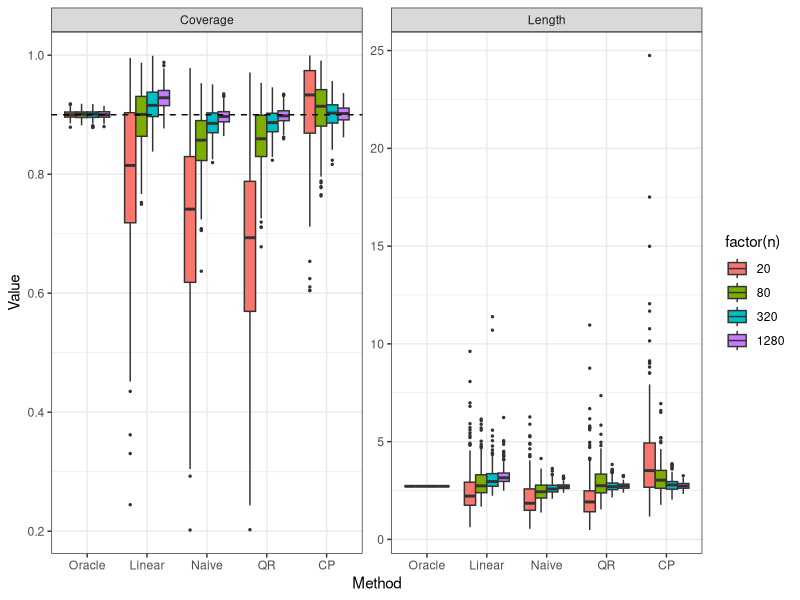

The R script that drew this image:
# =============================
# Setup
# =============================
set.seed(1)

library(ggplot2)
library(tidyr)

# -----------------------------
# Parameters
# -----------------------------
n_list <- c(20, 80, 320, 1280)
M <- 200
n_test <- 2000

alpha <- 0.1
beta  <- 2
a     <- 1
sigma <- 1

f <- function(x) beta * x + a

# t-noise
df <- 3
scale_t <- sigma / sqrt(df / (df - 2))

# Gaussian oracle (misspecified)
z <- qnorm(1 - alpha/2)

# True oracle (optional)
q_true <- qt(1 - alpha/2, df = df) * scale_t

# -----------------------------
# FAST Quantile Regression
# -----------------------------
qr_fit_fast <- function(x, y, tau) {
  
  X <- cbind(1, x)
  
  loss <- function(beta) {
    r <- y - X %*% beta
    sum((tau - (r < 0)) * r)
  }
  
  # smart initialization (OLS)
  beta_init <- coef(lm(y ~ x))
  
  optim(beta_init, loss, method = "BFGS")$par
}

qr_predict <- function(beta, x) {
  cbind(1, x) %*% beta
}

# -----------------------------
# Storage
# -----------------------------
results_all <- data.frame()

# -----------------------------
# Simulation loop
# -----------------------------
for (n in n_list) {
  
  cat("Running n =", n, "\n")
  
  n_train <- n/2
  n_cal   <- n/2
  
  cov <- len <- matrix(0, M, 5)
  colnames(cov) <- colnames(len) <- c("Oracle","Linear","Naive","QR","CP")
  
  for (m in 1:M) {
    
    # -------------------------
    # Data
    # -------------------------
    gen_data <- function(n) {
      x <- runif(n, -1, 1)
      eps <- rt(n, df = df) * scale_t
      y <- f(x) + eps
      list(x = x, y = y)
    }
    
    train <- gen_data(n_train)
    cal   <- gen_data(n_cal)
    test  <- gen_data(n_test)
    
    # -------------------------
    # Fit linear model ONCE
    # -------------------------
    lm_fit <- lm(y ~ x, data = data.frame(x = train$x, y = train$y))
    
    pred_train <- predict(lm_fit)
    pred_cal   <- predict(lm_fit, newdata = data.frame(x = cal$x))
    pred_test  <- predict(lm_fit, newdata = data.frame(x = test$x))
    
    # FIX for predict naming
    pred_cal  <- coef(lm_fit)[1] + coef(lm_fit)[2] * cal$x
    pred_test <- coef(lm_fit)[1] + coef(lm_fit)[2] * test$x
    
    # -------------------------
    # (i) Oracle
    # -------------------------
    # False oracle
    # oracle_l <- f(test$x) - z * sigma
    # oracle_u <- f(test$x) + z * sigma
    
    # (optional) TRUE oracle:
    oracle_l <- f(test$x) - q_true
    oracle_u <- f(test$x) + q_true
    
    
    # -------------------------
    # (ii) Linear
    # -------------------------
    sigma_hat <- sqrt(mean((train$y - pred_train)^2))
    lin_l <- pred_test - z * sigma_hat
    lin_u <- pred_test + z * sigma_hat
    
    # -------------------------
    # Residuals
    # -------------------------
    res_train <- train$y - pred_train
    
    # -------------------------
    # (iii) Naive
    # -------------------------
    ql <- quantile(res_train, alpha/2)
    qu <- quantile(res_train, 1 - alpha/2)
    
    naive_l <- pred_test + ql
    naive_u <- pred_test + qu
    
    # -------------------------
    # (iv) TRUE QR (optim)
    # -------------------------
    beta_low  <- qr_fit_fast(train$x, train$y, alpha/2)
    beta_high <- qr_fit_fast(train$x, train$y, 1 - alpha/2)
    
    qr_l <- qr_predict(beta_low, test$x)
    qr_u <- qr_predict(beta_high, test$x)
    
    # -------------------------
    # (v) Conformal
    # -------------------------
    res_cal <- abs(cal$y - pred_cal)
    k <- ceiling((n_cal + 1) * (1 - alpha))

    q_cp <- sort(res_cal)[k]
    
    cp_l <- pred_test - q_cp
    cp_u <- pred_test + q_cp
    
    # -------------------------
    # Metrics (vectorized)
    # -------------------------
    coverage <- function(l, u) mean(test$y >= l & test$y <= u)
    length   <- function(l, u) mean(u - l)
    
    cov[m,] <- c(
      coverage(oracle_l, oracle_u),
      coverage(lin_l, lin_u),
      coverage(naive_l, naive_u),
      coverage(qr_l, qr_u),
      coverage(cp_l, cp_u)
    )
    
    len[m,] <- c(
      length(oracle_l, oracle_u),
      length(lin_l, lin_u),
      length(naive_l, naive_u),
      length(qr_l, qr_u),
      length(cp_l, cp_u)
    )
  }
  
  results_all <- rbind(results_all, data.frame(
    n = n,
    Method = rep(colnames(cov), each = M),
    Coverage = as.vector(cov),
    Length   = as.vector(len)
  ))
}

# -----------------------------
# Order methods
# -----------------------------
results_all$Method <- factor(
  results_all$Method,
  levels = c("Oracle","Linear","Naive","QR","CP")
)

# -----------------------------
# Reshape
# -----------------------------
results_long <- pivot_longer(
  results_all,
  cols = c(Coverage, Length),
  names_to = "Metric",
  values_to = "Value"
)

# -----------------------------
# Plot
# -----------------------------
p <- ggplot(results_long,
            aes(x = Method, y = Value, fill = factor(n))) +
  geom_boxplot(outlier.size = 0.5,
               position = position_dodge(0.75)) +
  facet_wrap(~ Metric, scales = "free_y") +
  geom_hline(
    data = data.frame(Metric = "Coverage"),
    aes(yintercept = 1 - alpha),
    linetype = "dashed",
    inherit.aes = FALSE
  ) +
  theme_bw()

print(p)
